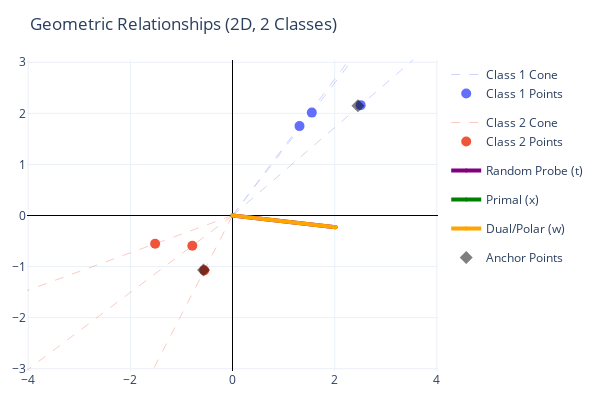
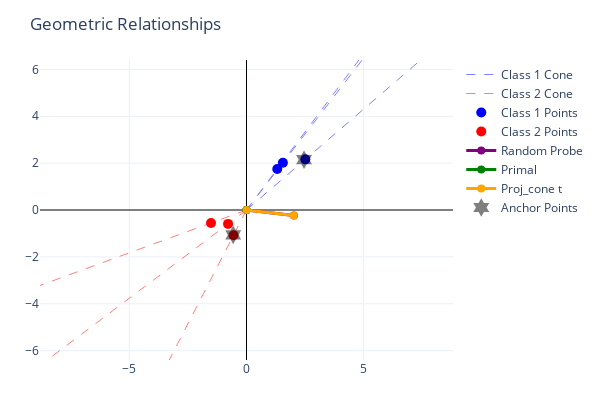

Notebook code for these charts, in order:
### Code cell
plot_cone_geometry(P, G, M, t_k, primal, anchor_points)
plot_cone_geometry_old(G, M, t_k, primal, w, anchor_points)

### Figure 1 — Plotly figure (JSON) as saved in the notebook; plotly's stock layout.template omitted (floating-point values rounded to 4 significant figures)
{"data": [{"hoverinfo": "skip", "legendgroup": "group0", "line": {"color": "#636EFA", "dash": "dash", "width": 1}, "mode": "lines", "name": "Class 1 Cone", "opacity": 0.3, "type": "scatter", "x": [0.0, 11.84, NaN, 0.0, 22.65, NaN, 0.0, 14.02, NaN], "y": [0.0, 15.8, NaN, 0.0, 19.51, NaN, 0.0, 18.18, NaN]}, {"legendgroup": "group0", "marker": {"color": "#636EFA", "size": 10}, "mode": "markers", "name": "Class 1 Points", "type": "scatter", "x": [1.312, 2.509, 1.553], "y": [1.75, 2.161, 2.014]}, {"hoverinfo": "skip", "legendgroup": "group1", "line": {"color": "#EF553B", "dash": "dash", "width": 1}, "mode": "lines", "name": "Class 2 Cone", "opacity": 0.3, "type": "scatter", "x": [0.0, -4.994, NaN, 0.0, -13.67, NaN, 0.0, -7.102, NaN], "y": [0.0, -9.696, NaN, 0.0, -4.995, NaN, 0.0, -5.348, NaN]}, {"legendgroup": "group1", "marker": {"color": "#EF553B", "size": 10}, "mode": "markers", "name": "Class 2 Points", "type": "scatter", "x": [-0.5532, -1.515, -0.7867], "y": [-1.074, -0.5533, -0.5924]}, {"line": {"color": "purple", "width": 4}, "marker": {"color": "purple", "size": 4}, "mode": "lines+markers", "name": "Random Probe (t)", "type": "scatter", "x": [0.0, 2.019], "y": [0.0, -0.2311]}, {"line": {"color": "green", "width": 4}, "marker": {"color": "green", "size": 4}, "mode": "lines+markers", "name": "Primal (x)", "type": "scatter", "x": [0.0, -1.51e-05], "y": [0.0, -1.475e-05]}, {"line": {"color": "orange", "width": 4}, "marker": {"color": "orange", "size": 4}, "mode": "lines+markers", "name": "Dual/Polar (w)", "type": "scatter", "x": [0.0, 2.019], "y": [0.0, -0.2311]}, {"marker": {"color": "black", "opacity": 0.5, "size": 10, "symbol": "diamond"}, "mode": "markers", "name": "Anchor Points", "type": "scatter", "x": [2.456, -0.5679], "y": [2.147, -1.065]}], "layout": {"height": 400, "margin": {"b": 20, "l": 20, "r": 20, "t": 60}, "title": {"text": "Geometric Relationships (2D, 2 Classes)"}, "width": 600, "xaxis": {"range": [-3.009, 3.009], "zeroline": true, "zerolinecolor": "black", "zerolinewidth": 1}, "yaxis": {"range": [-3.009, 3.009], "scaleanchor": "x", "scaleratio": 1, "zeroline": true, "zerolinecolor": "black", "zerolinewidth": 1}}}

### Figure 2 — Plotly figure (JSON) as saved in the notebook; plotly's stock layout.template omitted (floating-point values rounded to 4 significant figures)
{"data": [{"hoverinfo": "skip", "line": {"color": "blue", "dash": "dash", "width": 1}, "mode": "lines", "name": "Class 1 Cone", "opacity": 0.5, "type": "scatter", "x": [0, 20.99, null, 0, 40.15, null, 0, 24.84, null], "y": [0, 28.01, null, 0, 34.57, null, 0, 32.23, null]}, {"hoverinfo": "skip", "line": {"color": "red", "dash": "dash", "width": 1}, "mode": "lines", "name": "Class 2 Cone", "opacity": 0.5, "type": "scatter", "x": [0, -8.851, null, 0, -24.23, null, 0, -12.59, null], "y": [0, -17.19, null, 0, -8.853, null, 0, -9.478, null]}, {"marker": {"color": "blue", "size": 10}, "mode": "markers", "name": "Class 1 Points", "type": "scatter", "x": [1.312, 2.509, 1.553], "y": [1.75, 2.161, 2.014]}, {"marker": {"color": "red", "size": 10}, "mode": "markers", "name": "Class 2 Points", "type": "scatter", "x": [-0.5532, -1.515, -0.7867], "y": [-1.074, -0.5533, -0.5924]}, {"line": {"color": "purple", "width": 3}, "marker": {"color": "purple", "size": 8}, "mode": "lines+markers", "name": "Random Probe", "type": "scatter", "x": [0, 2.019], "y": [0, -0.2311]}, {"line": {"color": "green", "width": 3}, "marker": {"color": "green", "size": 8}, "mode": "lines+markers", "name": "Primal", "type": "scatter", "x": [0, -1.51e-05], "y": [0, -1.475e-05]}, {"line": {"color": "orange", "width": 3}, "marker": {"color": "orange", "size": 8}, "mode": "lines+markers", "name": "Proj_cone t", "type": "scatter", "x": [0, 2.019], "y": [0, -0.2311]}, {"marker": {"color": "black", "opacity": 0.5, "size": 14, "symbol": "hexagram"}, "mode": "markers", "name": "Anchor Points", "type": "scatter", "x": [2.456, -0.5679], "y": [2.147, -1.065]}], "layout": {"height": 400, "margin": {"b": 40, "l": 40, "r": 40, "t": 60}, "title": {"text": "Geometric Relationships"}, "width": 600, "xaxis": {"range": [-6.4, 6.4], "zeroline": true, "zerolinecolor": "black", "zerolinewidth": 1}, "yaxis": {"range": [-6.4, 6.4], "scaleanchor": "x", "scaleratio": 1, "zeroline": true, "zerolinecolor": "black", "zerolinewidth": 1}}}
